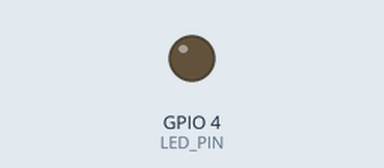
Simulated run of this sketch. Board: ESP8266 (NodeMCU). Shown: output pins drawn as LEDs (lit = HIGH).

Above: at 0.1 s.
At 15.95 s:
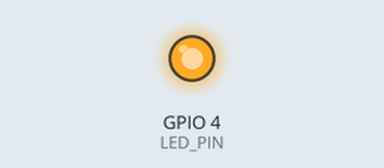
Timing chart, 0 to 17.5 s (numbered marks = the images above):
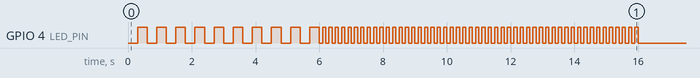

Measured:
- by itself, GPIO 4 (LED_PIN): goes 9 × (HIGH 0.30 s, LOW 0.30 s), HIGH 0.30 s, 50 × (LOW 0.10 s, HIGH 0.10 s), then LOW

The sketch:

TickerBasic.ino
```cpp
/*
  Basic Ticker usage

  Ticker is an object that will call a given function with a certain period.
  Each Ticker calls one function. You can have as many Tickers as you like,
  memory being the only limitation.

  A function may be attached to a ticker and detached from the ticker.
  There are two variants of the attach function: attach and attach_ms.
  The first one takes period in seconds, the second one in milliseconds.

  An LED connected to GPIO1 will be blinking. Use a built-in LED on ESP-01
  or connect an external one to TXD on other boards.
*/

#include <Ticker.h>

Ticker flipper;

#define LED_PIN 4

int count = 0;

void flip()
{
  int state = digitalRead(LED_PIN);  // get the current state of GPIO1 pin
  digitalWrite(LED_PIN, !state);     // set pin to the opposite state

  ++count;
  // when the counter reaches a certain value, start blinking like crazy
  if (count == 20)
  {
    flipper.attach(0.1, flip);
  }
  // when the counter reaches yet another value, stop blinking
  else if (count == 120)
  {
    flipper.detach();
  }
}

void setup() {
  pinMode(LED_PIN, OUTPUT);
  digitalWrite(LED_PIN, LOW);

  // flip the pin every 0.3s
  flipper.attach(0.3, flip);
}

void loop() {
}
```
